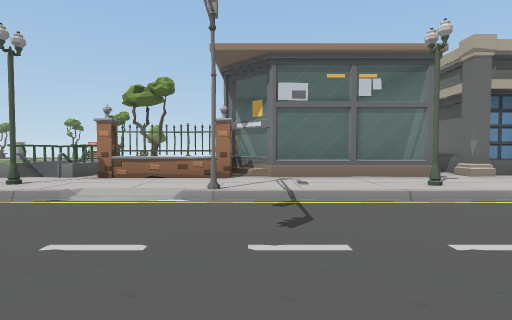
View 1 (above)

19 first-person views from a walk through a 3-D level made in the Unity game engine. The camera is 1.2 m above the floor, tilts 2° down and sees 80° across. The floor is counted in squares, 2 m on a side. Each view is taken from the middle of a square. On the plan, view 1 faces up. The plan holds only what a view shows up to about 9 squares ahead; the rest is blank. The place goes on beyond the plan. The player is left out. Some surface patterns are stand-ins.

View 2
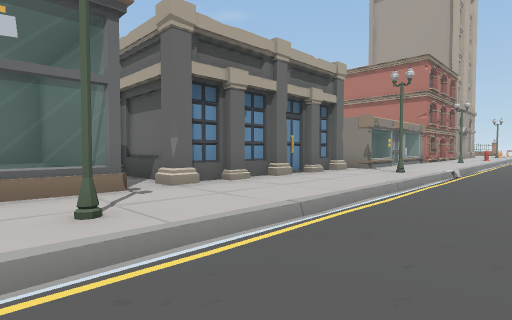

View 3
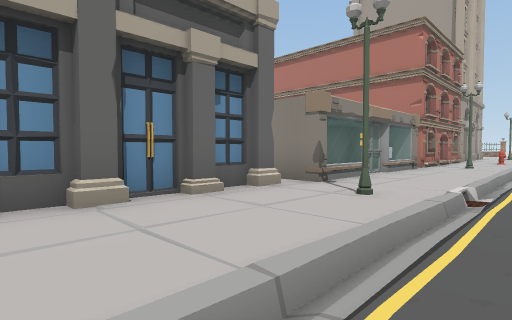

View 4
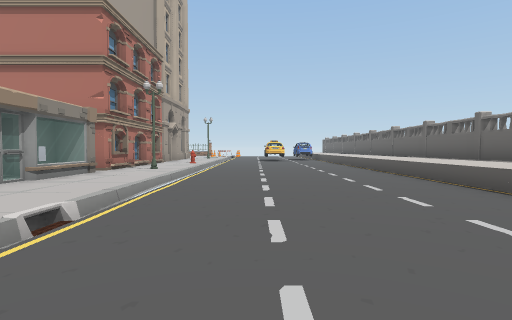

View 5
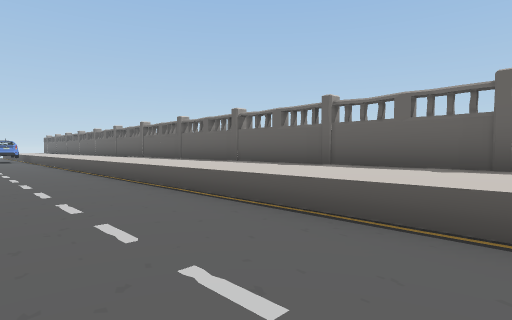

View 6
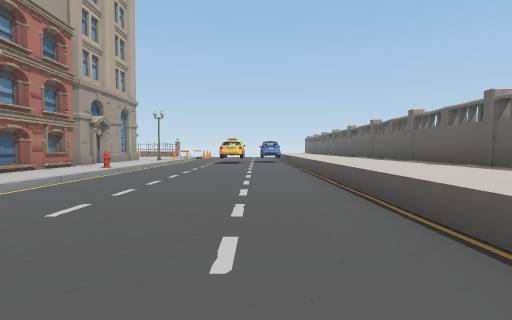

View 7
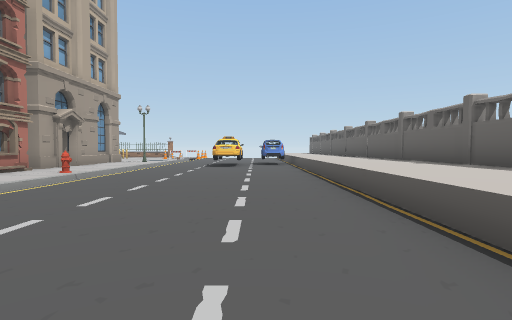

View 8
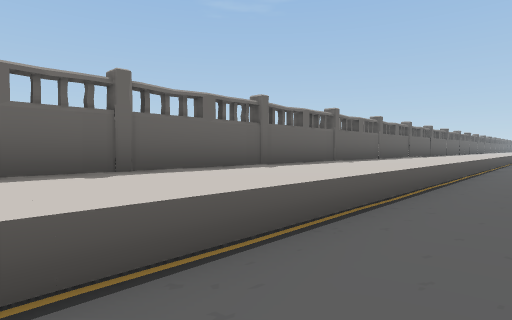

View 9
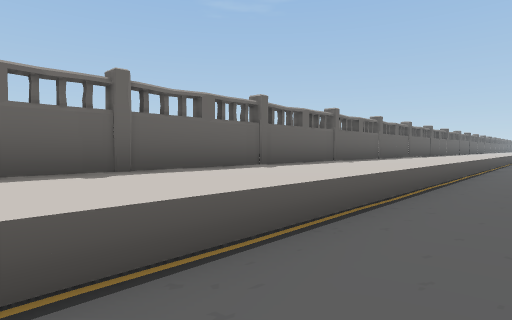

View 10
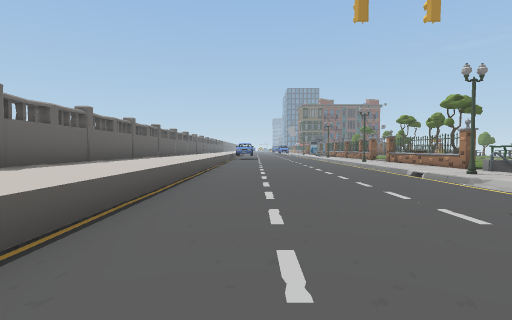

View 11
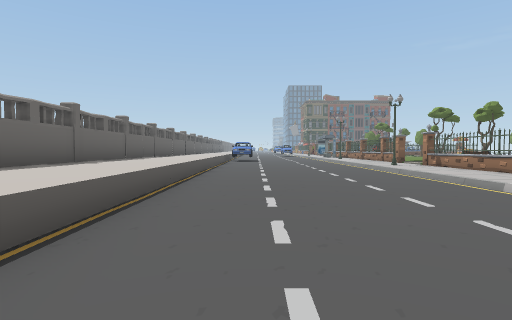

View 12
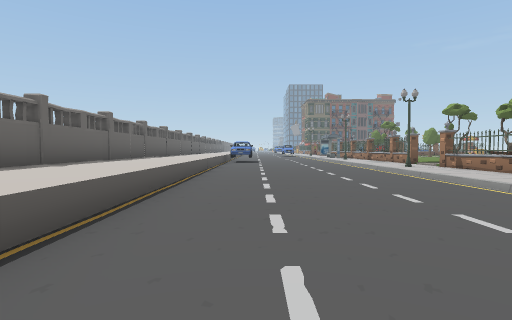

View 13
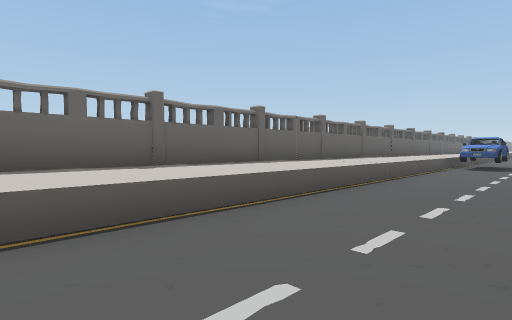

View 14
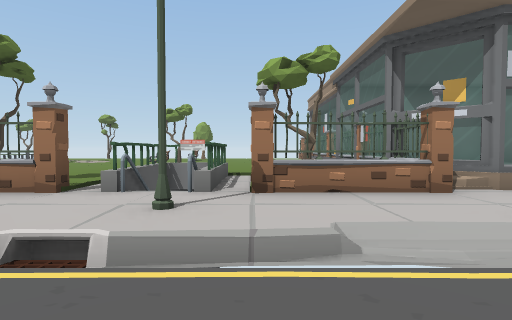

View 15
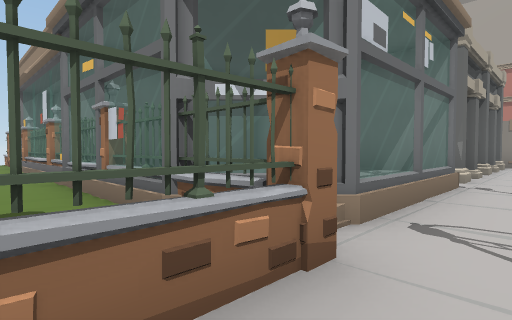

View 16
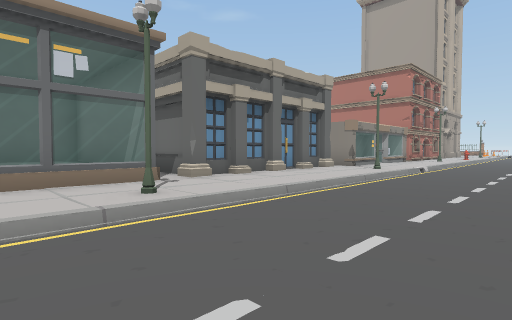

View 17
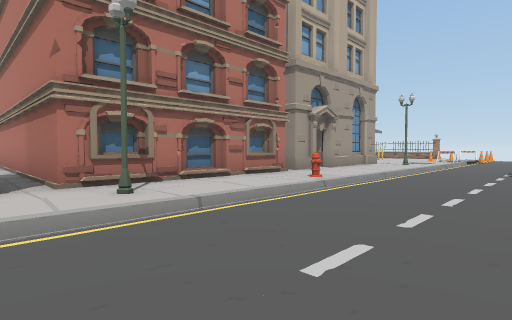

View 18
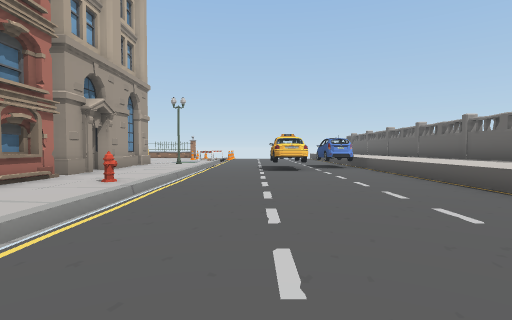

View 19
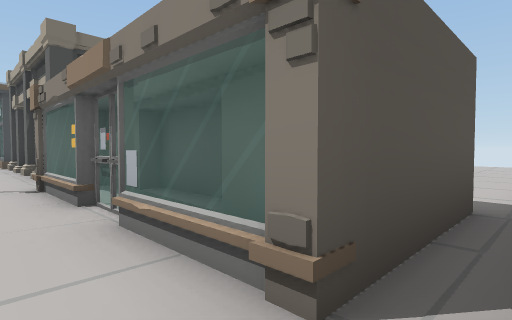

### Floor plan
Key: @ floor where view 1 was taken; # wall or solid block; . main floor; : floor 0.25 m higher than the main floor; + floor 0.5 m higher than the main floor; / step, stairs or slope; = window, fence, low wall or low ledge; ^ raised ledge; F fence; T tree; H hydrant; O other object.
Columns run from 10 left of view 1 to 22 right of it. Each row starts with its distance up from view 1.
 16          =
 15          #
 14          F
 13          =               .#
 12          F               .#
 11          ##              .#
 10       :::## ##           .#
  9    :: :::F#++# #         .#
  8    ::## :#   # O O O  O O##
  7    T:## T#==#=.O OOO O#####
  6  #O#F##F#F////./////.=====#######
  5 ..........//.#.././/#.....:...H:.
  4 //////://#///////////://///#/////
  3 .................................
  2 .................................
  1 ................. ...............
  0 ..........@......................
 -1 .................................
 -2 ^^^^^^^^^^^^^^^^^^^^^^^^^^^^^^^^^
 -3 ^^^^^^^^^^^^^^^^^^^^^^^^^^^^^^^^^
 -4 # ########### ####### ########  #

Positions as (right, up) in squares from view 1, and headings:
1: (0, 0), facing up
2: (2, 2), facing up-right
3: (6, 3), facing up-right
4: (8, 2), facing right
5: (8, 1), facing down-right
6: (11, 0), facing right
7: (13, 0), facing right
8: (10, 0), facing down-left
9: (5, 0), facing down-left
10: (3, 0), facing left
11: (0, 0), facing left
12: (-1, 0), facing left
13: (-4, 1), facing down-left
14: (-3, 2), facing up
15: (-2, 5), facing up-right
16: (1, 1), facing up-right
17: (15, 1), facing up-right
18: (15, 2), facing right
19: (16, 5), facing up-left
